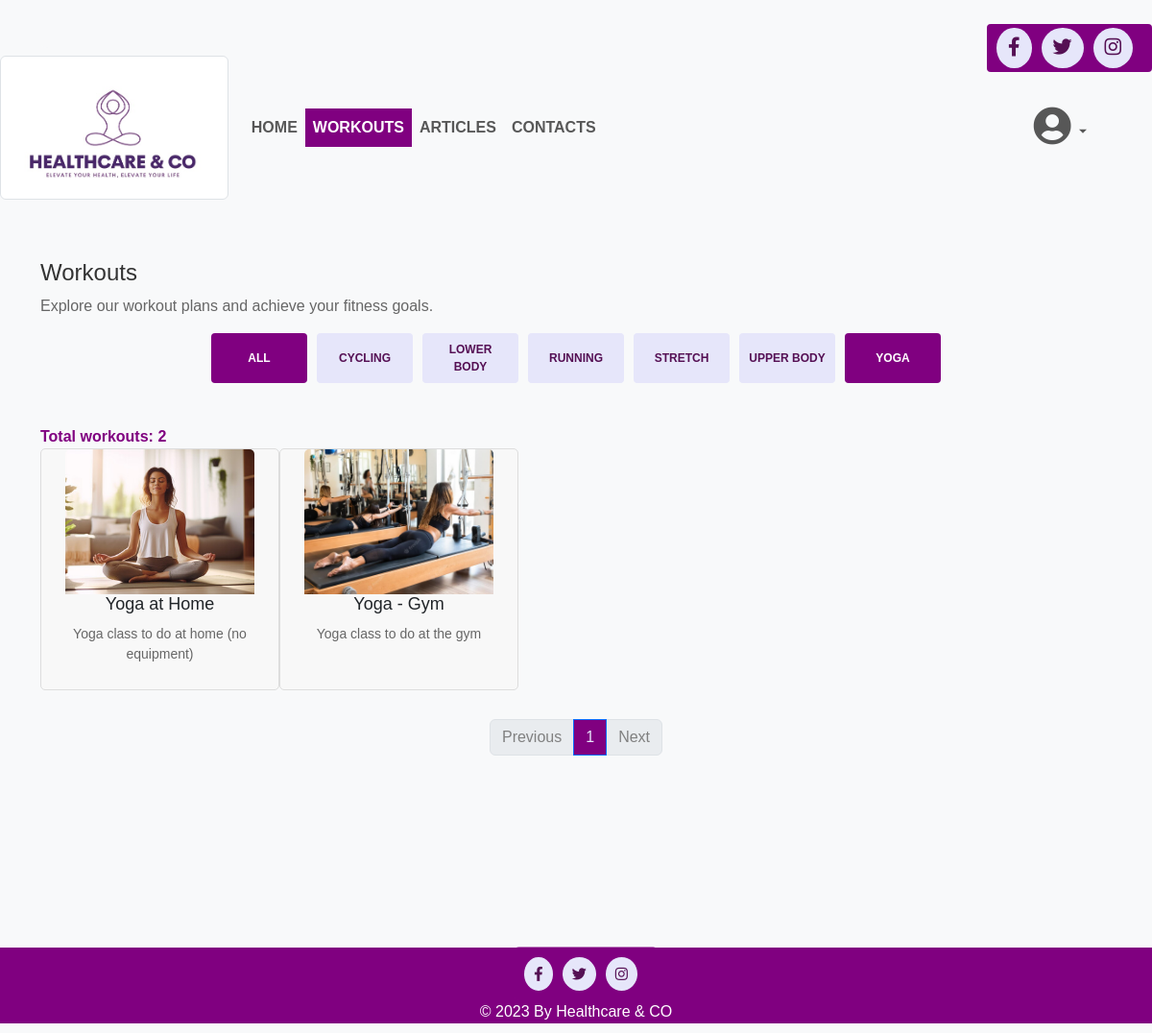
/workouts?category=yoga, run on the app's committed database.
### tables this page shows
CREATE TABLE workouts (
    id INTEGER PRIMARY KEY,
    name VARCHAR(100) NOT NULL,
    description TEXT NOT NULL,
    image_path VARCHAR(100) NOT NULL,
    category VARCHAR(50) NOT NULL
);

### app.py (the view)
@app.route('/workouts')
def workouts():
    page = int(request.args.get('page', 1))
    selected_category = request.args.get('category')
    workouts = get_workouts(db, selected_category, page, WORKOUTS_PER_PAGE)
    total_workouts = get_total_workouts(db, selected_category)
    total_pages = (total_workouts + WORKOUTS_PER_PAGE - 1) // WORKOUTS_PER_PAGE
    all_categories = db.execute("SELECT DISTINCT category FROM workouts")
    categories = [category['category'] for category in all_categories]
    workout_data = []
    for workout in workouts:
        workout_data.append({
            'name': workout['name'],
            'description': workout['description'],
            'image_path': workout['image_path'],
            'category': workout['category']
        })
    return render_template('workouts.html', workout_data=workout_data, categories=categories, pagination=page, total_pages=total_pages, total_workouts=total_workouts)

### helpers.py (called while the page is built)
def get_workouts(db, selected_category, page, WORKOUTS_PER_PAGE):
    offset = (page - 1) * WORKOUTS_PER_PAGE
    if selected_category and selected_category != 'all':
        workouts = db.execute("SELECT name, description, image_path, category FROM workouts WHERE category = ? LIMIT ? OFFSET ?", selected_category, WORKOUTS_PER_PAGE, offset)
    else:
        workouts = db.execute("SELECT name, description, image_path, category FROM workouts LIMIT ? OFFSET ?", WORKOUTS_PER_PAGE, offset)
    return workouts

def get_total_workouts(db, selected_category):
    if selected_category and selected_category != 'all':
        number_workouts = db.execute("SELECT COUNT(*) FROM workouts WHERE category = ?", selected_category)
    else:
        number_workouts = db.execute("SELECT COUNT(*) FROM workouts")
    return number_workouts[0]['COUNT(*)']

### templates/workouts.html (shortened to what this page needs)
{% extends "layout.html" %}
{% block content %}
    <div class="container workoutsContainer">
        <h1>Workouts</h1>
        <p>Explore our workout plans and achieve your fitness goals.</p>
        <section class="product-categories">
            <a class="category-btn active" href="{{ url_for('workouts', category='all') }}" data-category="all">All</a>
            {% for category in categories %}
                <a class="category-btn {% if request.args.get('category') == category %}active{% endif %}" href="{{ url_for('workouts', category=category) }}" data-category="{{ category }}">{{ category }}</a>
            {% endfor %}
        </section>
        <br>
        {% if total_workouts > 0 %}
            <div class="total-articles">Total workouts: {{ total_workouts }}</div>
            <section class="product-cards">
                <div class="row" id="productCardsRow">
                    {% for workout in workout_data %}
                        <div class="product-card" data-category="{{ workout['category'].lower() }}">
                            <img src="{{ url_for('static', filename=workout['image_path']) }}" alt="{{ workout['name'] }}" class="img-fluid">
                            <h3>{{ workout['name'] }}</h3>
                            <p>{{ workout['description'] }}</p>
                        </div>
                    {% endfor %}
                </div>
            </section>
            <nav aria-label="...">
                <ul class="pagination justify-content-center">
                    {% if pagination > 1 %}
                        <li class="page-item">
                            <a class="page-link" href="{{ url_for('workouts', category=request.args.get('category'), page=pagination - 1) }}">Previous</a>
                        </li>
                    {% else %}
                        <li class="page-item disabled">
                            <span class="page-link">Previous</span>
                        </li>
                    {% endif %}
                    {% for page_num in range(1, total_pages + 1) %}
                        {% if pagination == page_num %}
                            <li class="page-item active">
                                <span class="page-link">{{ page_num }} <span class="sr-only">(current)</span></span>
                            </li>
                        {% else %}
                            <li class="page-item">
                                <a class="page-link" href="{{ url_for('workouts', category=request.args.get('category'), page=page_num) }}">{{ page_num }}</a>
                            </li>
                        {% endif %}
                    {% endfor %}
                    {% if pagination < total_pages %}
                        <li class="page-item">
                            <a class="page-link" href="{{ url_for('workouts', category=request.args.get('category'), page=pagination + 1) }}">Next</a>
                        </li>
                    {% else %}
                        <li class="page-item disabled">
                            <span class="page-link">Next</span>
                        </li>
                    {% endif %}
                </ul>
            </nav>
        {% else %}
        <p>No workouts available.</p>
        {% endif %}
    </div>
{% endblock %}

### static/css/styles.css (style rules this page uses)
body { background-color: #f8f9fa; font-family: Helvetica, Arial, sans-serif; }
.container { margin-top: 50px; }
h1 { color: #333; font-size: 24px; }
p { color: #666; }
.workoutsContainer { padding-top: 40px; }
.workoutsContainer h1 { font-size: 24px; }
.workoutsContainer p { font-size: 16px; }
#productCardsRow { width: 100%; }
.product-cards { display: flex; flex-wrap: wrap; max-width: 1200px; margin: 0 auto; justify-content: center; }
.product-card { background-color: #f8f8f8; border: 1px solid #ddd; border-radius: 5px; box-sizing: border-box; text-align: center; width: 258.5px; height: 252.17px; flex-basis: calc(25% - 30px); max-width: 25%; padding: 0 15px; margin-bottom: 30px; }
.product-card img.img-fluid { width: 196.5px; height: 151px; object-fit: cover; border-top-left-radius: 5px; border-top-right-radius: 5px; }
.product-card h3 { font-size: 18px; margin-bottom: 10px; }
.product-card p { font-size: 14px; color: #666; }
.product-categories { display: flex; justify-content: center; flex-wrap: wrap; gap: 10px; margin-bottom: 20px; }
.category-btn { color: #551054; text-transform: uppercase; background: #E6E6FA; padding: 8px 10px; border: none; border-radius: 4px; flex: 1; text-decoration: none; max-width: 100px; font-size: 12px; text-align: center; font-weight: bold; display: flex; align-items: center; justify-content: center; }
.category-btn.active { background: #800080; color: #ffffff; }
.product-categories .category-btn:first-child { margin-left: 0px; }
.total-articles { font-weight: bold; color: #800080; }
.page-item.active .page-link { background-color: #800080; color: #E6E6FA; }
.page-item .page-link { color: grey; }
.page-item.disabled .page-link { color: grey; }

### data on the page
workouts: image_path (picture), name "Yoga at Home", description "Yoga class to do at home (no equipment)"
workouts: image_path (picture), name "Yoga - Gym", description "Yoga class to do at the gym"

### other printed values
{{ category }} "CYCLING" "LOWER BODY" "RUNNING" "STRETCH" "UPPER BODY" "YOGA"
{{ total_workouts }} "2"
{{ page_num }} "1"
